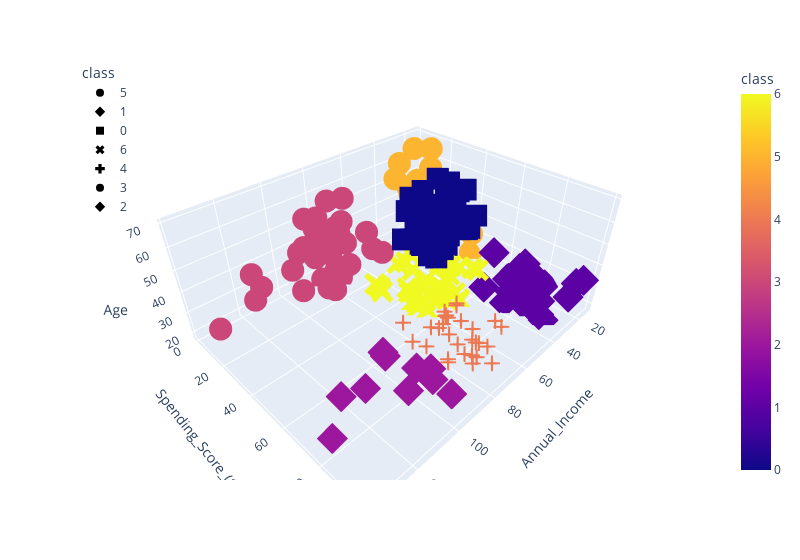

Notebook source saved alongside this figure:
### Code cell
fig = px.scatter_3d(
    df_shopping,
    x="Annual_Income",
    y="Spending_Score_(1-100)",
    z="Age",
    color="class",
    symbol="class",
    width=800,
)
fig.update_layout(legend=dict(x=0, y=1))
fig.show()

### Figure 1 — Plotly figure (JSON) as saved in the notebook; plotly's stock layout.template omitted (floating-point values rounded to 4 significant figures)
{"data": [{"hovertemplate": "class=%{marker.color}<br>Annual_Income=%{x}<br>Spending_Score_(1-100)=%{y}<br>Age=%{z}<extra></extra>", "legendgroup": "5", "marker": {"color": [5, 5, 5, 5, 5, 5, 5, 5, 5, 5, 5, 5, 5, 5, 5, 5, 5, 5, 5, 5, 5, 5], "coloraxis": "coloraxis", "symbol": "circle"}, "mode": "markers", "name": "5", "scene": "scene", "showlegend": true, "type": "scatter3d", "x": [15, 16, 17, 18, 19, 19, 20, 20, 21, 23, 24, 25, 28, 28, 29, 30, 33, 33, 34, 37, 39, 39], "y": [39, 6, 40, 6, 3, 14, 15, 13, 35, 29, 35, 5, 14, 32, 31, 4, 4, 14, 17, 26, 36, 28], "z": [19, 20, 31, 35, 64, 67, 58, 37, 35, 52, 35, 46, 54, 45, 40, 60, 53, 49, 42, 36, 48, 49]}, {"hovertemplate": "class=%{marker.color}<br>Annual_Income=%{x}<br>Spending_Score_(1-100)=%{y}<br>Age=%{z}<extra></extra>", "legendgroup": "1", "marker": {"color": [1, 1, 1, 1, 1, 1, 1, 1, 1, 1, 1, 1, 1, 1, 1, 1, 1, 1, 1, 1, 1, 1], "coloraxis": "coloraxis", "symbol": "diamond"}, "mode": "markers", "name": "1", "scene": "scene", "showlegend": true, "type": "scatter3d", "x": [15, 16, 17, 18, 19, 19, 20, 20, 21, 23, 24, 25, 28, 28, 29, 30, 33, 33, 34, 37, 38, 39], "y": [81, 77, 76, 94, 72, 99, 77, 79, 66, 98, 73, 73, 82, 61, 87, 73, 92, 81, 73, 75, 92, 65], "z": [21, 23, 22, 23, 30, 35, 24, 22, 20, 35, 25, 31, 29, 35, 23, 21, 18, 21, 30, 20, 24, 24]}, {"hovertemplate": "class=%{marker.color}<br>Annual_Income=%{x}<br>Spending_Score_(1-100)=%{y}<br>Age=%{z}<extra></extra>", "legendgroup": "0", "marker": {"color": [0, 0, 0, 0, 0, 0, 0, 0, 0, 0, 0, 0, 0, 0, 0, 0, 0, 0, 0, 0, 0, 0, 0, 0, 0, 0, 0, 0, 0, 0, 0, 0, 0, 0, 0, 0, 0, 0, 0, 0, 0, 0, 0, 0], "coloraxis": "coloraxis", "symbol": "square"}, "mode": "markers", "name": "0", "scene": "scene", "showlegend": true, "type": "scatter3d", "x": [38, 40, 42, 43, 43, 43, 44, 44, 46, 46, 47, 47, 48, 48, 48, 49, 49, 50, 50, 54, 54, 54, 54, 54, 54, 54, 57, 58, 59, 60, 60, 61, 62, 62, 62, 63, 63, 63, 63, 63, 65, 65, 67, 67], "y": [35, 55, 52, 60, 45, 41, 50, 46, 46, 56, 52, 59, 51, 50, 48, 55, 42, 49, 56, 47, 53, 42, 51, 41, 44, 46, 58, 46, 55, 49, 47, 42, 48, 59, 56, 50, 46, 43, 48, 52, 43, 59, 43, 57], "z": [65, 50, 49, 59, 50, 47, 51, 69, 53, 70, 67, 54, 63, 43, 68, 70, 47, 60, 60, 59, 45, 49, 57, 67, 46, 48, 55, 50, 68, 48, 47, 48, 49, 67, 49, 66, 54, 68, 66, 65, 63, 49, 51, 50]}, {"hovertemplate": "class=%{marker.color}<br>Annual_Income=%{x}<br>Spending_Score_(1-100)=%{y}<br>Age=%{z}<extra></extra>", "legendgroup": "6", "marker": {"color": [6, 6, 6, 6, 6, 6, 6, 6, 6, 6, 6, 6, 6, 6, 6, 6, 6, 6, 6, 6, 6, 6, 6, 6, 6, 6, 6, 6, 6, 6, 6, 6, 6, 6, 6, 6, 6, 6], "coloraxis": "coloraxis", "symbol": "x"}, "mode": "markers", "name": "6", "scene": "scene", "showlegend": true, "type": "scatter3d", "x": [39, 40, 40, 40, 42, 43, 46, 46, 48, 48, 48, 54, 54, 54, 54, 54, 57, 58, 59, 60, 60, 60, 60, 61, 62, 62, 62, 63, 64, 64, 65, 65, 67, 67, 69, 70, 72, 76], "y": [61, 47, 42, 42, 60, 54, 51, 55, 59, 59, 47, 54, 48, 52, 55, 57, 55, 60, 41, 40, 42, 52, 50, 49, 41, 55, 42, 54, 42, 46, 48, 50, 56, 40, 58, 29, 34, 40], "z": [31, 27, 29, 31, 33, 31, 27, 19, 18, 19, 32, 26, 40, 23, 38, 21, 22, 34, 18, 40, 32, 24, 27, 20, 23, 26, 21, 19, 38, 19, 18, 19, 27, 38, 40, 23, 25, 28]}, {"hovertemplate": "class=%{marker.color}<br>Annual_Income=%{x}<br>Spending_Score_(1-100)=%{y}<br>Age=%{z}<extra></extra>", "legendgroup": "4", "marker": {"color": [4, 4, 4, 4, 4, 4, 4, 4, 4, 4, 4, 4, 4, 4, 4, 4, 4, 4, 4, 4, 4, 4, 4, 4, 4, 4, 4, 4, 4], "coloraxis": "coloraxis", "symbol": "cross"}, "mode": "markers", "name": "4", "scene": "scene", "showlegend": true, "type": "scatter3d", "x": [69, 70, 71, 71, 71, 72, 73, 73, 74, 75, 76, 77, 77, 78, 78, 78, 78, 78, 78, 79, 81, 85, 86, 87, 87, 87, 88, 88, 93], "y": [91, 77, 95, 75, 75, 71, 88, 73, 72, 93, 87, 97, 74, 90, 88, 76, 89, 78, 73, 83, 93, 75, 95, 63, 75, 92, 86, 69, 90], "z": [39, 31, 40, 38, 39, 31, 29, 32, 35, 32, 32, 28, 32, 34, 39, 38, 27, 30, 30, 29, 31, 36, 33, 32, 28, 36, 30, 27, 35]}, {"hovertemplate": "class=%{marker.color}<br>Annual_Income=%{x}<br>Spending_Score_(1-100)=%{y}<br>Age=%{z}<extra></extra>", "legendgroup": "3", "marker": {"color": [3, 3, 3, 3, 3, 3, 3, 3, 3, 3, 3, 3, 3, 3, 3, 3, 3, 3, 3, 3, 3, 3, 3, 3, 3, 3, 3, 3, 3, 3, 3, 3, 3, 3, 3], "coloraxis": "coloraxis", "symbol": "circle"}, "mode": "markers", "name": "3", "scene": "scene", "showlegend": true, "type": "scatter3d", "x": [71, 71, 71, 73, 73, 74, 75, 77, 77, 78, 78, 78, 78, 78, 78, 79, 81, 85, 86, 87, 87, 87, 88, 88, 93, 97, 98, 99, 101, 103, 103, 113, 120, 126, 137], "y": [35, 11, 9, 5, 7, 10, 5, 12, 36, 22, 17, 20, 16, 1, 1, 35, 5, 26, 20, 27, 13, 10, 13, 15, 14, 32, 15, 39, 24, 17, 23, 8, 16, 28, 18], "z": [43, 59, 47, 20, 44, 19, 57, 25, 48, 34, 43, 44, 47, 37, 34, 56, 19, 50, 42, 36, 40, 36, 52, 58, 59, 37, 46, 41, 54, 41, 34, 33, 47, 45, 32]}, {"hovertemplate": "class=%{marker.color}<br>Annual_Income=%{x}<br>Spending_Score_(1-100)=%{y}<br>Age=%{z}<extra></extra>", "legendgroup": "2", "marker": {"color": [2, 2, 2, 2, 2, 2, 2, 2, 2, 2], "coloraxis": "coloraxis", "symbol": "diamond"}, "mode": "markers", "name": "2", "scene": "scene", "showlegend": true, "type": "scatter3d", "x": [97, 98, 99, 101, 103, 103, 113, 120, 126, 137], "y": [86, 88, 97, 68, 85, 69, 91, 79, 74, 83], "z": [32, 29, 30, 28, 36, 32, 38, 35, 32, 30]}], "layout": {"coloraxis": {"colorbar": {"title": {"text": "class"}}, "colorscale": [[0, "#0d0887"], [0.1111, "#46039f"], [0.2222, "#7201a8"], [0.3333, "#9c179e"], [0.4444, "#bd3786"], [0.5556, "#d8576b"], [0.6667, "#ed7953"], [0.7778, "#fb9f3a"], [0.8889, "#fdca26"], [1, "#f0f921"]]}, "legend": {"title": {"text": "class"}, "tracegroupgap": 0, "x": 0, "y": 1}, "margin": {"t": 60}, "scene": {"domain": {"x": [0, 1], "y": [0, 1]}, "xaxis": {"title": {"text": "Annual_Income"}}, "yaxis": {"title": {"text": "Spending_Score_(1-100)"}}, "zaxis": {"title": {"text": "Age"}}}, "width": 800}}
